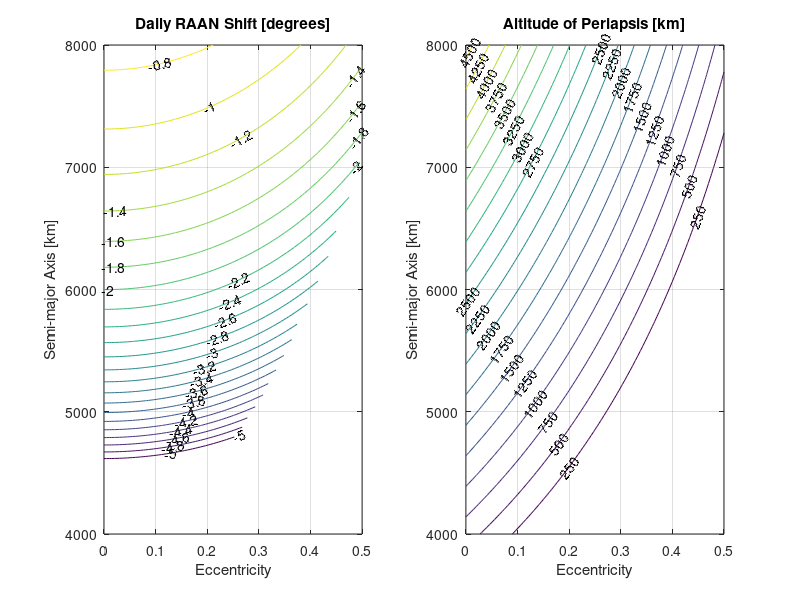

Write MATLAB code to recreate this figure.
clc; clearvars;

Re = 3390;              %[km] Mars surface radius
J2 = 1960e-6;           %[-]
inc = deg2rad(-15);       %[rad]
mu = 42828;             %[km3/s2]

a = linspace(4000,8000,100);
e = linspace(0,0.5,100);


%add in some check to see if the periapsis is below the surface
%a = 6000;
%e = 0.5;

T = 2.*pi.*sqrt(a.^3./mu);
n = 2*pi./T;

wp = zeros(length(a),length(e));
rp = zeros(length(a),length(e));

for i = 1:length(a)
    for j = 1:length(e)
        rp(i,j) = a(i)*(1-e(j));
        if rp(i,j) > Re + 150
            wp(i,j) = -3/2*(Re^2/((a(i)*(1-e(j)^2))^2))*J2*n(i)*cos(inc);
            wp(i,j) = rad2deg(wp(i,j))*86400;
        else
            rp(i,j) = NaN;
            wp(i,j) = NaN;
        end
    end
end

subplot(1,2,1)
levels1 = -5:0.2:0;
contour(e,a,wp,levels1,'ShowText','on')
xlabel('Eccentricity')
ylabel('Semi-major Axis [km]')
title('Daily RAAN Shift [degrees]')
grid on

subplot(1,2,2)
levels2 = 250:250:5000;
contour(e,a,rp-Re,levels2,'ShowText','on')
xlabel('Eccentricity')
ylabel('Semi-major Axis [km]')
title('Altitude of Periapsis [km]')
grid on



        